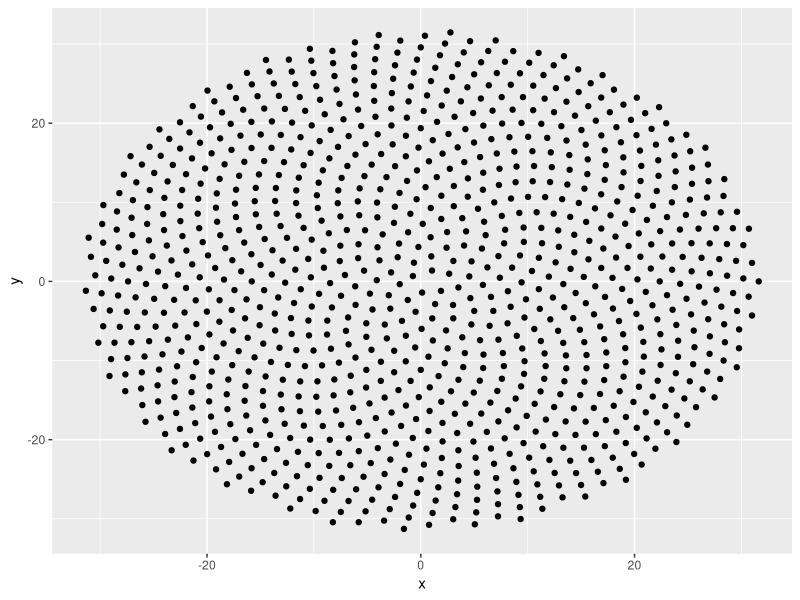

The R source for this figure:
## ---- chunk 1
library(ggplot2)
library(gganimate)
## ---- chunk 2
x<- c()   
y <- c()  

goldenratio <- 1.618
gamma <- 2*pi*(1-goldenratio)  

for (i in 1:1000){
  x<- c(x,sqrt(i)*cos(i*gamma))
  y<- c(y,sqrt(i)*sin(i*gamma))
 
}

df <- data.frame(x = x, y = y)

p <- ggplot(data = df, aes(x=x,y=y))+
  geom_point()

p
## ---- chunk 3
#I generated the animation below and [here](index.html) using gganimate() package. I experimented with values of $\phi$ other than golden ratio in both graphics. The beautiful flower patterns in the animation [here](index.html) #appear because of tweening (interpolation of data points while transitioning from one state to the next). gganimate uses tweenr (another R package) for interpolating the data during transitions between states. 
#More geometric art R scripts on [github](https://github.com/AmberHabib/geometric_art)
# df <- data.frame(matrix(ncol = 4, nrow = 0))
# colnames(df) <- c('x', 'y', 'id','color_code')
# 
# ratios <- c(seq(0.6165,0.6180,0.0001))
# 
# gamma_n <- 0
# for(j in 1:length(ratios)){
#   gamma_n <- 2*pi*ratios[j]
#   #print(gamma_n)
#   id <- c() #shape id
#   x<- c()   #x-loc
#   y <- c() #y-loc
#   ccode <-c()
#   df_temp <- data.frame(matrix(ncol = 4, nrow = 0))
#   colnames(df_temp) <- c('x', 'y', 'id','color_code') 
#   
#   for (i in 1:1000){
#     x<- c(x,sqrt(i)*cos(i*gamma_n))
#     y<- c(y,sqrt(i)*sin(i*gamma_n))
#     id <- c(id,j)
#     
#   }
#   ccode<- c(rep(1,100),rep(2,100),rep(3,100),
#             rep(4,100),rep(5,100),rep(6,100),
#             rep(7,100),rep(8,100),rep(9,100),
#             rep(10,100))
#   df_temp <- data.frame(x = x, y = y, id = id, color_code = ccode)
#   df<- rbind(df,df_temp)
#   
# }
# 
# 
# 
# library(gganimate)
# pv<- ggplot(data=df, aes(x=x,y=y, color = factor(color_code)))+
#   geom_point(size=1.5,aes(group=color_code))+
#   theme(legend.position = "none",
#         axis.text.x = element_blank(),
#         axis.ticks.x = element_blank(),
#         axis.text.y = element_blank(),
#         axis.ticks.y = element_blank(),
#         plot.background = element_blank(),
#         panel.grid.minor = element_blank(),
#         panel.grid.major = element_blank(),
#         panel.background = element_rect(fill='transparent'),
#         axis.title.x=element_blank(),
#         axis.title.y=element_blank())+
#   transition_states(id,transition_length = 3, state_length = 1, wrap = FALSE)
#   #ease_aes('linear')+
#   #enter_fade()+
#   #exit_fade()
#   
# gganimate::animate(pv, fps = 2,height = 430, width = 430)
